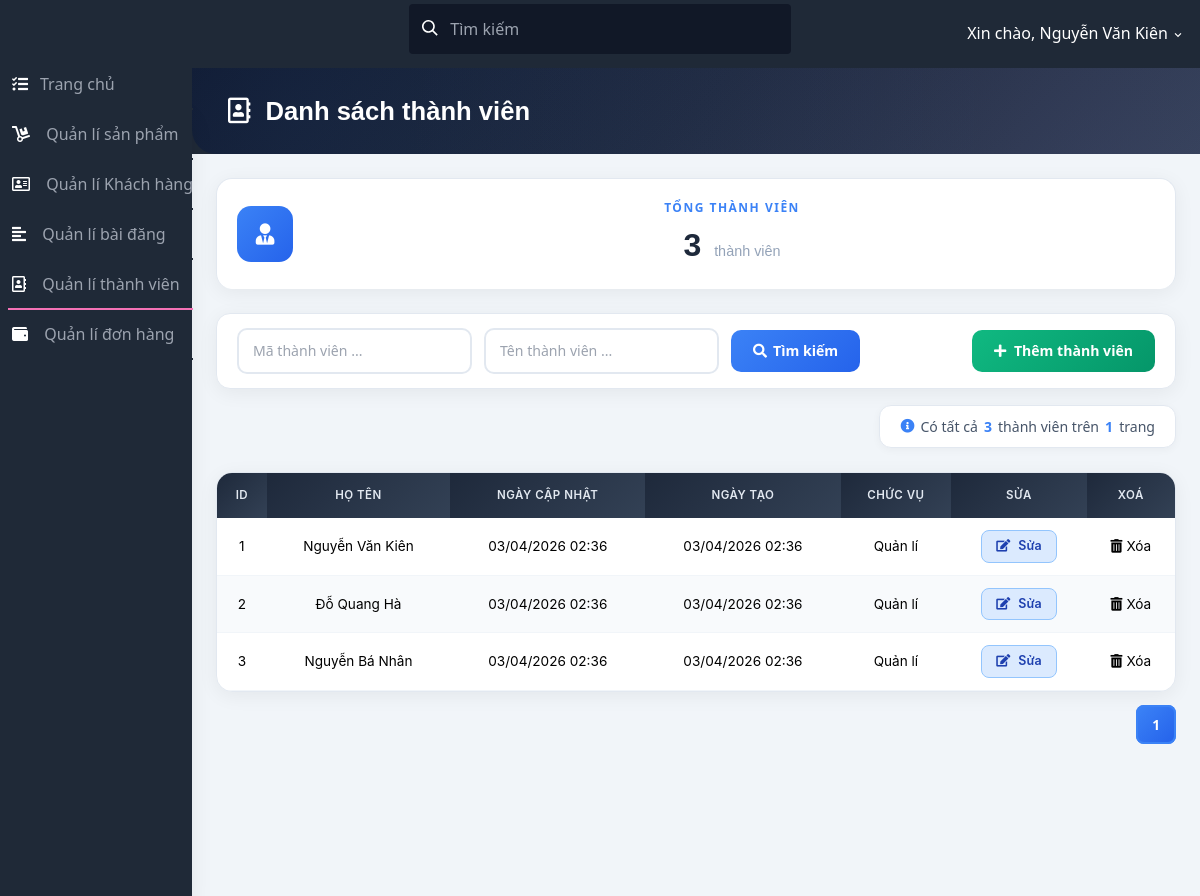
The app's page /admin/quanlithanhvien.php (signed in) with its own data.
### tables this page shows
CREATE TABLE IF NOT EXISTS `tbl_qlthanhvien` (
  `id` int(11) NOT NULL AUTO_INCREMENT,
  `hoten` varchar(255) NOT NULL,
  `gioitinh` varchar(255) DEFAULT NULL,
  `ngaysinh` int(11) DEFAULT NULL,
  `diachicuthe` varchar(255) DEFAULT NULL,
  `tinh` varchar(255) DEFAULT NULL,
  `thanhpho` varchar(255) DEFAULT NULL,
  `phuongxa` varchar(255) DEFAULT NULL,
  `chucvu` varchar(255) DEFAULT NULL,
  `motacongviec` varchar(255) DEFAULT NULL,
  `ngaytao` int(11) DEFAULT NULL,
  `ngaycapnhat` int(11) DEFAULT NULL,
  `taikhoan` varchar(255) DEFAULT NULL,
  `matkhau` varchar(255) DEFAULT NULL,
  PRIMARY KEY (`id`),
  UNIQUE KEY `taikhoan` (`taikhoan`)
);

### includes/xss.php (called while the page is built, shortened)
<?php
function e($value): string
{
    return htmlspecialchars((string)$value, ENT_QUOTES | ENT_SUBSTITUTE | ENT_HTML5, 'UTF-8');
}

### admin/quanlithanhvien.php (the view, shortened to what this page needs)
<!DOCTYPE html>
<html lang="en">
<head>
    <link href="https://use.fontawesome.com/releases/v5.3.1/css/all.css"
          rel="stylesheet">
    <link href="https://unpkg.com/tailwindcss@^2/dist/tailwind.min.css"
          rel="stylesheet">
    <link href="https://afeld.github.io/emoji-css/emoji.css" rel="stylesheet">
    <link href="css/test.css" rel="stylesheet">
</head>
<body class="bg-gray-800 font-sans leading-normal tracking-normal mt-12">
<?php
    include './connect_db.php';
    $item_per_page = max(1, min(100, (int)($_GET['per_page'] ?? 6)));
    $current_page = max(1, (int)($_GET['page'] ?? 1));
    $offset        = ($current_page - 1) * $item_per_page;
    $totalRecords = mysqli_query($con, "SELECT * FROM `tbl_qlthanhvien`");
    $totalRecords = $totalRecords->num_rows;
    $totalPages   = ceil($totalRecords / $item_per_page);
    if ( ! empty($where)) {
        $result = mysqli_query($con,
            "SELECT * FROM `tbl_qlthanhvien` where (".$where.") ORDER BY `id` ASC  LIMIT " .$item_per_page." OFFSET ".$offset);
    } else {
        $result = mysqli_query($con, "SELECT * FROM `tbl_qlthanhvien` ORDER BY `id` ASC  LIMIT ".$item_per_page." OFFSET ".$offset);
    }
?>
<nav class="fixed top-0 z-20 px-1 pt-2 pb-1 mt-0 w-full h-auto bg-gray-800 md:pt-1">
    <div class="flex flex-wrap items-center">
        <div class="flex flex-shrink justify-center text-white md:w-1/3 md:justify-start">
            <a href="#">
                <span class="pl-2 text-xl"><i class="em em-grinning"></i></span>
            </a>
        </div>
        <div class="flex flex-1 justify-center px-2 text-white md:w-1/3 md:justify-start">
                <span class="relative w-full">
                    <input class="px-2 py-3 pl-10 w-full leading-normal text-white bg-gray-900 rounded border border-transparent transition appearance-none focus:outline-none focus:border-gray-400"
                           placeholder="Tìm kiếm"
                           type="search">
                    <div class="absolute search-icon"
                         style="top: 1rem; left: .8rem;">
                        <svg class="w-4 h-4 text-white pointer-events-none fill-current"
                             viewBox="0 0 20 20"
                             xmlns="http://www.w3.org/2000/svg">
                            <path d="M12.9 14.32a8 8 0 1 1 1.41-1.41l5.35 5.33-1.42 1.42-5.33-5.34zM8 14A6 6 0 1 0 8 2a6 6 0 0 0 0 12z"></path>
                        </svg>
                    </div>
                </span>
        </div>
        <div class="flex justify-between content-center pt-2 w-full md:w-1/3 md:justify-end">
            <ul class="flex flex-1 justify-between items-center list-reset md:flex-none">
                <li class="flex-1 md:flex-none md:mr-3">
                    <div class="inline-block relative">
                        <button class="text-white drop-button focus:outline-none"
                                data-dropdown-toggle="myDropdown"><span
                                    class="pr-2"></span>
                            Xin chào, <?php
                                echo e($_SESSION['dangnhap1']) ?>
                            <svg class="inline h-3 fill-current"
                                 viewBox="0 0 20 20"
                                 xmlns="http://www.w3.org/2000/svg">
                                <path d="M9.293 12.95l.707.707L15.657 8l-1.414-1.414L10 10.828 5.757 6.586 4.343 8z"/>
                            </svg>
                        </button>
                    </div>
                </li>
            </ul>
        </div>
    </div>
</nav>
<div class="flex flex-col md:flex-row">
    <div class="bg-gray-800 shadow-xl h-16 fixed bottom-0 mt-12 md:relative md:h-screen z-10 w-full md:w-48">
        <div class="md:mt-12 md:w-50 md:fixed md:left-0 md:top-0 content-center md:content-start text-left justify-between">
            <ul class="list-reset flex flex-row md:flex-col py-0 md:py-3 px-1 md:px-2 text-center md:text-left">
                <li class="mr-3 flex-1">
                    <a class="block py-1 md:py-3 pl-1 align-middle text-white no-underline hover:text-white border-b-2 border-gray-800 hover:border-pink-500"
                       href="./trangchu.php">
                        <i class="fas fa-tasks pr-0 md:pr-3"></i><span
                                class="pb-1 md:pb-0 text-xs md:text-base text-gray-600 md:text-gray-400 block md:inline-block">Trang chủ</span>
                    </a>
                </li>
                <li class="mr-3 flex-1">
                    <a class="block py-1 md:py-3 pl-1 align-middle text-white no-underline hover:text-white border-b-2 border-gray-800 hover:border-blue-700"
                       href="./quanlisanpham.php">
                        <i class="fas fa-dolly md:pr-3"></i>
                        <span
                                class="pb-1 md:pb-0 text-xs md:text-base text-gray-600 md:text-gray-400 block md:inline-block">Quản lí sản phẩm</span>
                    </a>
                </li>
                <li class="mr-3 flex-1">
                    <a class="block py-1 md:py-3 pl-1 align-middle text-white no-underline hover:text-white border-b-2 border-gray-800 hover:border-yellow-400"
                       href="./quanlikhachhang.php">
                        <i class="far fa-address-card md:pr-3"></i>
                        <span
                                class="pb-1 md:pb-0 text-xs md:text-base text-gray-600 md:text-gray-400 block md:inline-block">Quản lí Khách hàng</span>
                    </a>
                </li>
                <li class="mr-3 flex-1">
                    <a class="block py-1 md:py-3 pl-1 align-middle text-white no-underline hover:text-white border-b-2 border-gray-800 hover:border-blue-500"
                       href="./quanlibaidang.php">
                        <i class="fas fa-align-left md:pr-3"></i>
                        <span
                                class="pb-1 md:pb-0 text-xs md:text-base text-gray-600 md:text-gray-400 block md:inline-block">Quản lí bài đăng</span>
                    </a>
                </li>
                <li class="mr-3 flex-1">
                    <a class="block py-1 md:py-3 pl-0 md:pl-1 align-middle text-white no-underline hover:text-white border-b-2 border-gray-800 border-pink-400"
                       href="./quanlithanhvien.php">
                        <i class="far fa-address-book md:pr-3"></i>
                        <span
                                class="pb-1 md:pb-0 text-xs md:text-base text-gray-600 md:text-gray-400 block md:inline-block">Quản lí thành viên</span>
                    </a>
                </li>
                <li class="mr-3 flex-1">
                    <a class="block py-1 md:py-3 pl-0 md:pl-1 align-middle text-white no-underline hover:text-white border-b-2 border-gray-800 hover:border-green-400"
                       href="./quanlidonhang.php">
                        <i class="fas fa-wallet md:pr-3"></i>
                        <span
                                class="pb-1 md:pb-0 text-xs md:text-base text-gray-600 md:text-gray-400 block md:inline-block">Quản lí đơn hàng</span>
                    </a>
                </li>
            </ul>
        </div>
    </div>
    <div class="main-content flex-1 bg-gray-100 mt-12 md:mt-2 pb-24 md:pb-5">
        <div class="bg-gray-800 pt-3">
            <div class="page-hero">
                <h3 class="font-bold pl-2 text-white"><i class="far fa-address-book mr-2"></i> Danh sách thành viên</h3>
            </div>
        </div>
        <div class="flex flex-wrap">
            <div class="w-full p-6 animate-in">
                <div class="metric-card p-5">
                    <div class="flex flex-row items-center">
                        <div class="flex-shrink pr-4">
                            <div class="metric-icon"><i class="fas fa-user-tie fa-lg text-white"></i></div>
                        </div>
                        <div class="flex-1 text-right md:text-center">
                            <div class="metric-label">Tổng thành viên</div>
                            <div class="metric-value"><?= e($totalRecords) ?> <span class="metric-unit">thành viên</span></div>
                        </div>
                    </div>
                </div>
            </div>
            <div class="w-full px-6 pb-4 animate-in" style="animation-delay: 0.1s;">
                <div class="search-bar" style="justify-content: space-between;">
                    <form action="quanlithanhvien.php?action=search" method="POST" class="flex items-center gap-3 flex-1">
                        <input type="text"
                               placeholder="Mã thành viên ..." name="id"
                               value="<?= e(!empty($id)?$id:"") ?>"/>
                        <input type="text"
                               placeholder="Tên thành viên ..." name="hoten"
                               value="<?= e(!empty($hoten)? $hoten : "") ?>"/>
                        <button type="submit" class="btn-search">
                            <i class="fas fa-search"></i> Tìm kiếm
                        </button>
                    </form>
                    <button class="btn-add">
                        <a href="./themthanhvien.php"><i class="fas fa-plus mr-1"></i> Thêm thành viên</a>
                    </button>
                </div>
            </div>
            <div class="flex w-full px-6 justify-end animate-in" style="animation-delay: 0.15s;">
                <div class="records-info"><i class="fas fa-info-circle" style="color: #3b82f6;"></i> Có tất cả <strong><?= e($totalRecords) ?></strong> thành viên trên <strong><?= e($totalPages) ?></strong> trang</div>
            </div>
            <div class="w-full p-6 animate-in" style="animation-delay: 0.2s;">
                <div class="table-wrapper">
                <table id="table_customers">
                    <thead>
                    <tr>
                        <th>ID</th>
                        <th>Họ tên</th>
                        <th>Ngày cập nhật</th>
                        <th>Ngày tạo</th>
                        <th>Chức vụ</th>
                        <th>Sửa</th>
                        <th>Xoá</th>
                    </tr>
                    </thead>
                    <tbody>
                    <?php
                        while ($row = mysqli_fetch_array($result)) {
                            ?>
                            <tr>
                                <td class="text-center"> <?= (int)$row['id'] ?></td>
                                <td class="text-center"><?= e($row['hoten']) ?></td>
                                <td class="text-center"><?= e(date('d/m/Y H:i',
                                        $row['ngaycapnhat'])) ?></td>
                                <td class="text-center"><?= e(date('d/m/Y H:i',
                                        $row['ngaytao'])) ?></td>
                                <td class="text-center "><?= e($row['chucvu']) ?>
                                </td>
                                <td class="text-center doimau"><a
                                            href="./edit_qlthanhvien.php?id=<?= (int)$row['id'] ?>"><i class="fas fa-edit mr-1"></i>Sửa</a>
                                </td>
                                <td class="text-center doimau"><form method="post" action="./delete_qlthanhvien.php" style="display:inline;">
                                        <button type="submit" style="background:none;border:0;color:inherit;font:inherit;cursor:pointer;"><i class="fas fa-trash-alt mr-1"></i>Xóa</button>
                                    </form>
                                </td>
                            </tr>
                            <?php
                        } ?>
                    </tbody>
                </table>
                </div>
                <?php
                    include './pagination.php';
                ?>
            </div>
        </div>
    </div>
</div>
</body>
</html>

### records on screen
tbl_qlthanhvien: id "1", hoten "Nguyễn Văn Kiên", ngaycapnhat "03/04/2026 02:36", ngaytao "03/04/2026 02:36", chucvu "Quản lí"
tbl_qlthanhvien: id "2", hoten "Đỗ Quang Hà", ngaycapnhat "03/04/2026 02:36", ngaytao "03/04/2026 02:36", chucvu "Quản lí"
tbl_qlthanhvien: id "3", hoten "Nguyễn Bá Nhân", ngaycapnhat "03/04/2026 02:36", ngaytao "03/04/2026 02:36", chucvu "Quản lí"

### other values on screen
$_SESSION['dangnhap1'] "Nguyễn Văn Kiên"
$totalRecords "3"
$totalPages "1"
